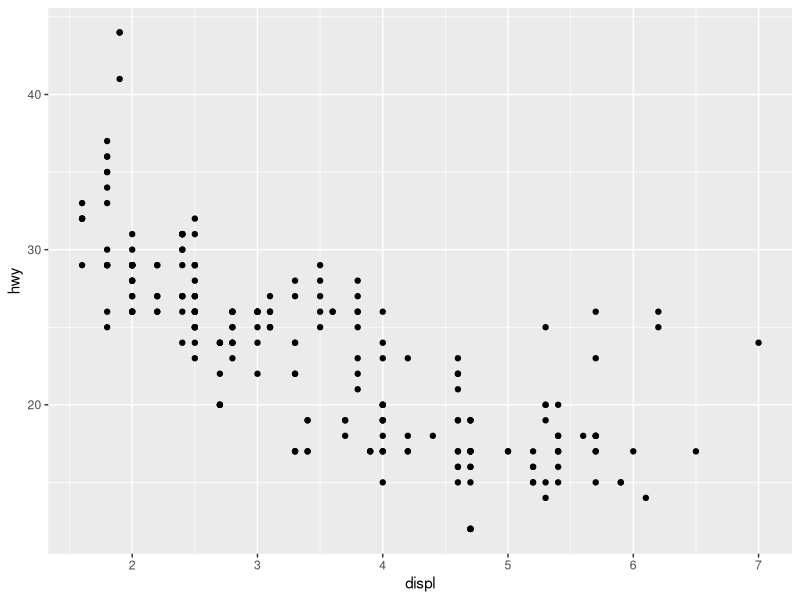
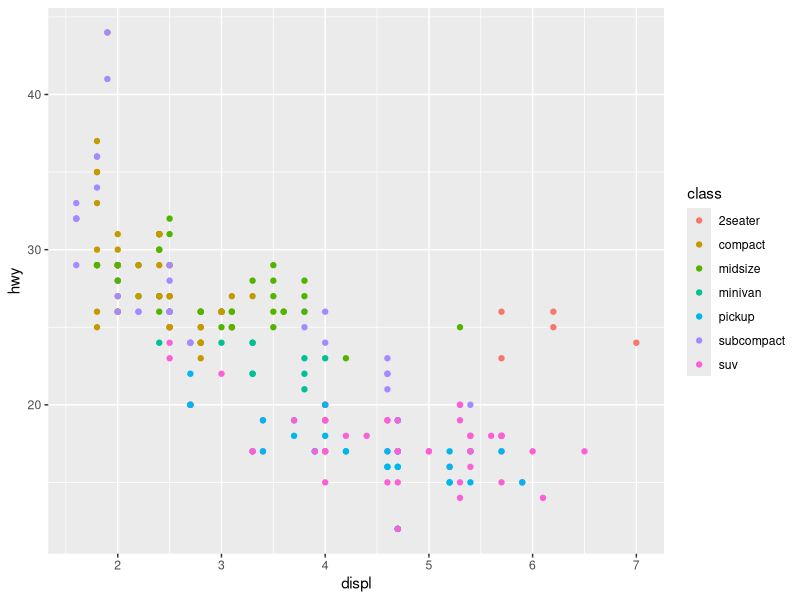
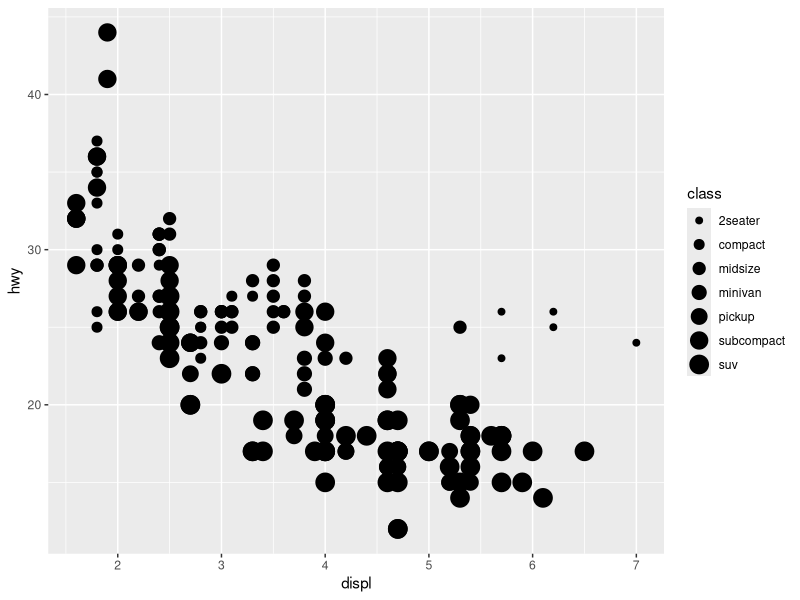
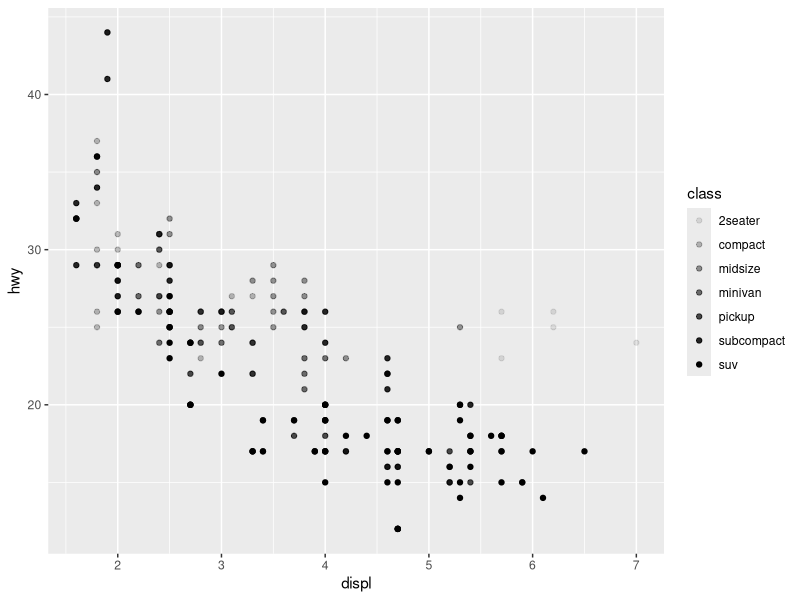
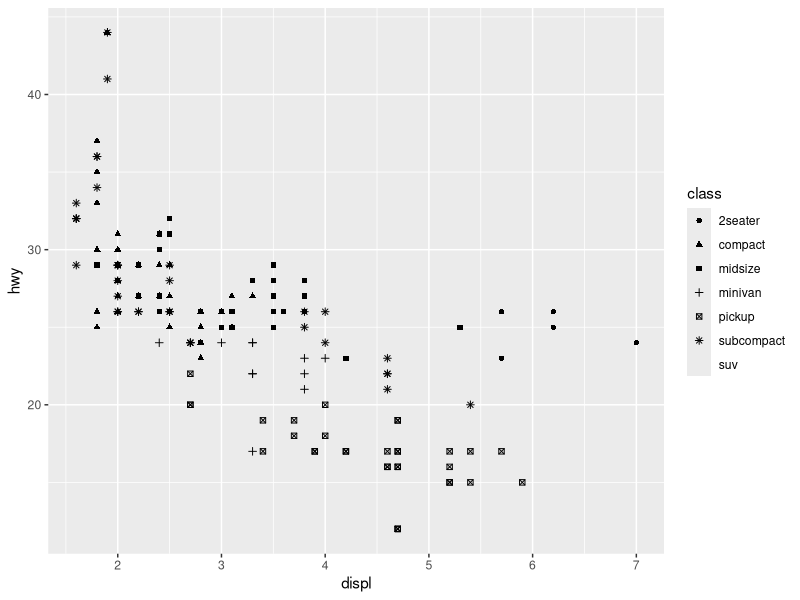
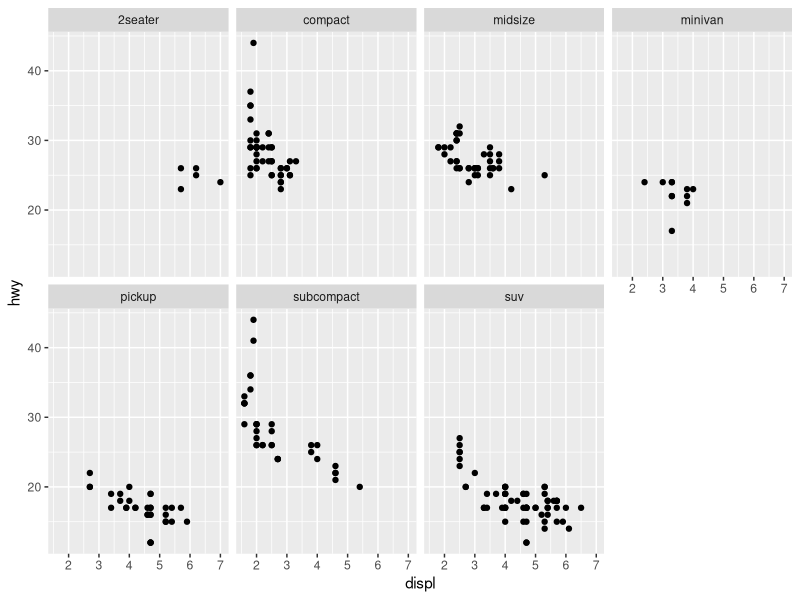
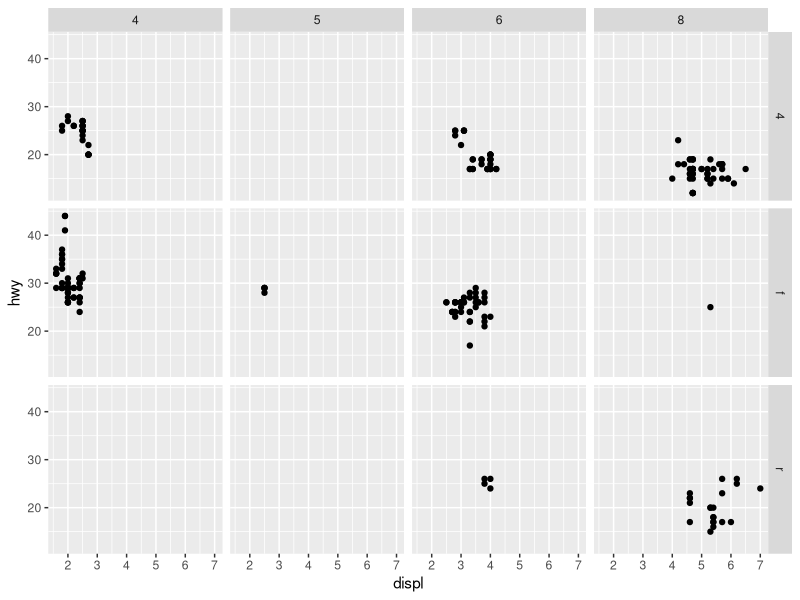
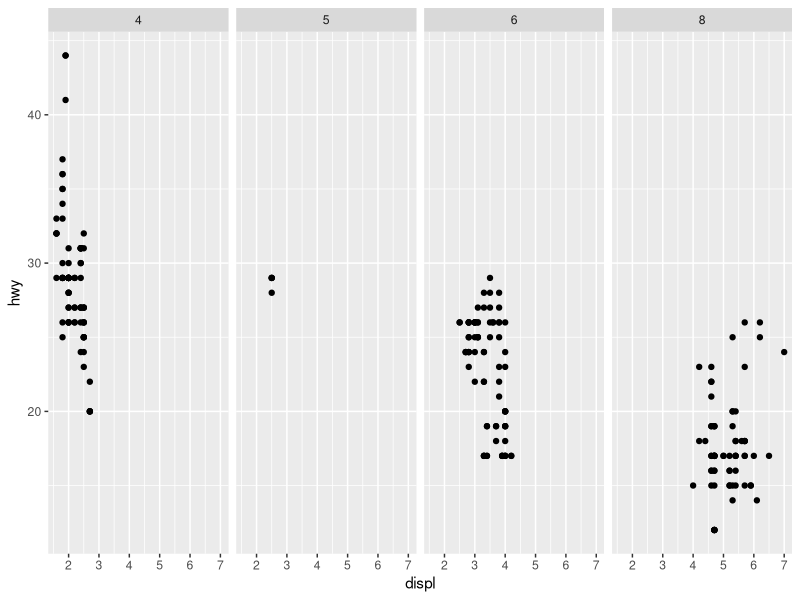

R code for these plots, in order:
library(tidyverse)

mpg
?mpg
summary(mpg)

#--------------------
# A Graphing Template
#--------------------

# ggplot(data=<DATA>) + <GEOM_FUNCTION>(mapping=aes(<MAPPINGS>))
ggplot(data=mpg) + geom_point(mapping=aes(x=displ, y=hwy))

# Aesthetic Mapping
ggplot(data=mpg) + geom_point(mapping=aes(x=displ, y=hwy, color=class))
ggplot(data=mpg) + geom_point(mapping=aes(x=displ, y=hwy, size=class))
ggplot(data=mpg) + geom_point(mapping=aes(x=displ, y=hwy, alpha=class))
ggplot(data=mpg) + geom_point(mapping=aes(x=displ, y=hwy, shape=class))

# Facets
ggplot(data=mpg) + geom_point(mapping=aes(x=displ, y=hwy)) + facet_wrap(~class, nrow=2)
ggplot(data=mpg) + geom_point(mapping=aes(x=displ, y=hwy)) + facet_grid(drv~cyl)
ggplot(data=mpg) + geom_point(mapping=aes(x=displ, y=hwy)) + facet_grid(.~cyl)

# Geometric Objects
ggplot(data=mpg) + geom_smooth(mapping=aes(x=displ, y=hwy))
ggplot(data=mpg) + geom_smooth(mapping=aes(x=displ, y=hwy, color=drv))
ggplot(data=mpg) +
  geom_point(mapping=aes(x=displ, y=hwy)) +
  geom_smooth(mapping=aes(x=displ, y=hwy))

ggplot(data=mpg, mapping=aes(x=displ, y=hwy)) + geom_point() + geom_smooth() # a better way

ggplot(data=mpg, mapping=aes(x=displ, y=hwy)) +
  geom_point(mapping=aes(color=drv)) +
  geom_smooth(mapping=aes(color=drv))

ggplot(data=mpg, mapping=aes(x=displ, y=hwy)) +
  geom_point(mapping=aes(color=class)) +
  geom_smooth(data=filter(mpg, class=='subcompact'), se=TRUE)

# Statistical Transformations
diamonds
?diamonds
summary(diamonds)

ggplot(data=diamonds) + geom_bar(mapping=aes(x=cut))
ggplot(data=diamonds) + stat_count(mapping=aes(x=cut))
ggplot(data=diamonds) + geom_bar(mapping=aes(x=cut, y=..prop.., group=1))

ggplot(data=diamonds) +
  stat_summary(mapping=aes(x=cut, y=depth), fun.ymin=min, fun.ymax=max, fun.y=median)

# Position Adjustments
ggplot(data=diamonds) + geom_bar(mapping=aes(x=cut, fill=cut))
ggplot(data=diamonds) + geom_bar(mapping=aes(x=cut, fill=clarity))

ggplot(data=diamonds, mapping=aes(x=cut, fill=clarity)) +
  geom_bar(position='identity') # overlap

ggplot(data=diamonds, mapping=aes(x=cut, fill=clarity)) +
  geom_bar(position='fill')

ggplot(data=diamonds, mapping=aes(x=cut, fill=clarity)) +
  geom_bar(position='dodge')

ggplot(data=mpg, mapping=aes(x=displ, y=hwy)) +
  geom_point(position='jitter')

ggplot(data=mpg, mapping=aes(x=displ, y=hwy)) +
  geom_jitter() # can also use this

# Coordinate Systems
ggplot(data=mpg, mapping=aes(x=class, y=hwy)) + geom_boxplot()
ggplot(data=mpg, mapping=aes(x=class, y=hwy)) + geom_boxplot() + coord_flip()

ggplot(data=diamonds, mapping=aes(x=cut, fill=cut)) +
  geom_bar(show.legend=FALSE, width=1) +
  coord_polar() +
  theme(aspect.ratio=1) + 
  labs(x=NULL, y=NULL)
  

#--------------------------------
# The Layered Grammar of Graphics
#--------------------------------

# ggplot(data=<DATA>) +
#   <GEOM_FUNCTION>(mapping=aes(<MAPPINGS>), stat=<STAT>, position=<POSITION>) +
#   <COORDINATE_FUNCTION> +
#   <FACET_FUNCTION>
